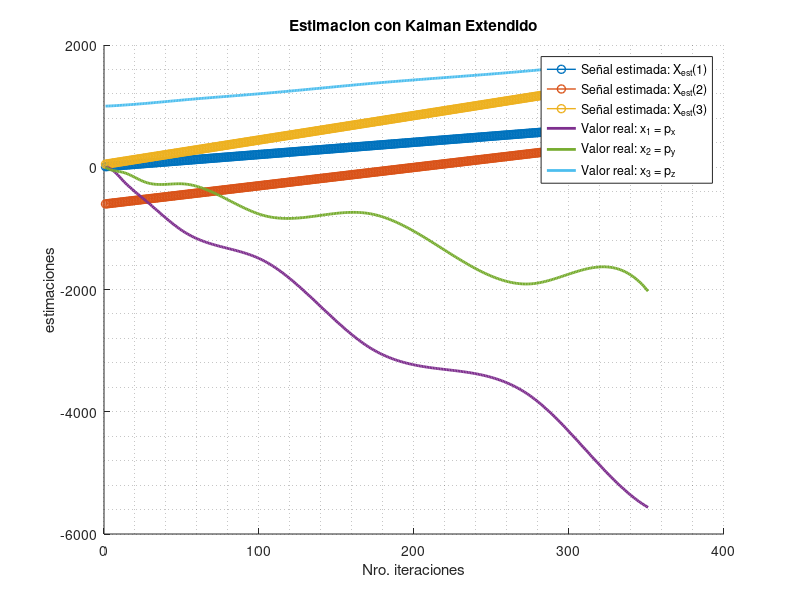

Write the MATLAB code that produced this figure.
clc; clear; close all;
global p1x p1y p1z p2x p2y p2z p3x p3y p3z p4x p4y p4z p5x p5y p5z p6x p6y p6z p7x p7y p7z p8x p8y p8z
%Problema 1
load('kalman_loc.mat')
[N, M] = size(p);
%     a: [351×3 double]
%     p: [351×3 double]
%     v: [351×3 double]

%p: posicion; v: velocidad;  a: aceleracion
T = 1;      %[s]
C = 3e8;

Fc = [0 0 0, 1 0 0, 0 0 0;
     0 0 0, 0 1 0, 0 0 0;
     0 0 0, 0 0 1, 0 0 0;%     
     0 0 0, 0 0 0, 1 0 0;
     0 0 0, 0 0 0, 0 1 0;
     0 0 0, 0 0 0, 0 0 1;%
     0 0 0, 0 0 0, 0 0 0;
     0 0 0, 0 0 0, 0 0 0;
     0 0 0, 0 0 0, 0 0 0 ];
 
q = diag([10^-2, 8e-3, 2e-5]);
      
Qc = zeros(size(Fc)); Qc(end-2:end, end-2:end) = q;

%Fd = eye(size(Fc)) + Fc*T + (Fc*T)^2/2 ;      Gd = eye(size(Fc));
Fd = eye(size(Fc)) + Fc*T + (Fc*T)^2/2 + (Fc*T)^3/3;      Gd = eye(size(Fc));

%Qd = Qc*T;
Qd = Qc*T + (Fc*Qc + 0.5*Qc*Fc')*T^2;

%asi para cada piy, es un lio, mejor definir el f y sacar de ahi

Sigma_p2 = 2500;    %[m^2]
Sigma_v2 = 25;      %[m^2/s^2]
Sigma_a2 = 1;       %[m^2/s^4]

Rd = eye(8,8)*Sigma_p2;

nu_k = sqrt(varw)*randn(8, N);
% 
% p1x = rp(1,1); p1y = rp(1,2); p1z = rp(1,3);
% p2x = rp(2,1); p2y = rp(2,2); p2z = rp(2,3);
% p3x = rp(3,1); p3y = rp(3,2); p3z = rp(3,3); 
% p4x = rp(4,1); p4y = rp(4,2); p4z = rp(4,3); 
% p5x = rp(5,1); p5y = rp(5,2); p5z = rp(5,3); 
% p6x = rp(6,1); p6y = rp(6,2); p6z = rp(6,3); 
% p7x = rp(7,1); p7y = rp(7,2); p7z = rp(7,3); 
% p8x = rp(8,1); p8y = rp(8,2); p8z = rp(8,3);
% 
% 
% yk_ = @(px, py, pz)([   sqrt( (px-p1x)^2 + (py-p1y)^2 + (pz - p1z)^2  )/C;
%                         sqrt( (px-p2x)^2 + (py-p2y)^2 + (pz - p2z)^2  )/C;
%                         sqrt( (px-p3x)^2 + (py-p3y)^2 + (pz - p3z)^2  )/C;
%                         sqrt( (px-p4x)^2 + (py-p4y)^2 + (pz - p4z)^2  )/C;
%                         sqrt( (px-p5x)^2 + (py-p5y)^2 + (pz - p5z)^2  )/C;
%                         sqrt( (px-p6x)^2 + (py-p6y)^2 + (pz - p6z)^2  )/C;
%                         sqrt( (px-p7x)^2 + (py-p7y)^2 + (pz - p7z)^2  )/C;
%                         sqrt( (px-p8x)^2 + (py-p8y)^2 + (pz - p8z)^2  )/C]);
% yk = zeros(8, N);
% for idx = 1:N
%     yk(:, idx) = yk_(p(idx,1), p(idx,2), p(idx,3));
% end
% yk = yk + nu_k;

yk = tau' + nu_k;

X0 = [10 ; -600 ; 50 ; 2 ; 3 ; 4 ; 0 ; 0 ; 0];
P0 = diag([10^5 10^5 10^5 10^3 10^3 10^3 0.9 0.9 0.9]);

%%

Y = yk;
%P0, 
Qk = Qd;
%X0, 
Fk = Fd;
Gk = Gd;
%Hk=  varia
Rk = Rd;

%function [x_est, innovaciones, Ks] = Kalman( Y, P0, Qk, X0, Fk, Gk ,Hk, Rk)

    N = length(Y);
    % n: cantidad de estados xk
    % m: dimensión del ruido del proceso vk
    % l: cantidad de ecuaciones de medición yk
    % x: Estados (nx1)
    % y: Ecuaciones de medición (lx1)
    % v: Ruido del proceso (mx1)
    % w: Ruido de medición (lx1)

    % F (nxn)             G (nxm)
    % H (lxn)             R (lxl)
    % Q (mxm)     P (nxn)         K (nxl)
    n = length(X0);
    [l, ~] = size(Y);
    


    Xk = X0;               %x_0/-1 = E[x0]
    Pk = P0;               %P_0/-1 = Cov[x - x0]

    innovaciones = zeros(l, N);
    x_est = zeros(n, N);
    %Ks = zeros(n, N);
   
    h = zeros(8,1);
    Hk = zeros(8,9);
    for k = 1:N
        
        
        for idx = 1:length(rp)
            %h()
           h(idx) = ( (Xk(1)- rp(idx, 1))^2 + (Xk(2) - rp(idx, 2))^2 + (Xk(3) - rp(idx, 3))^2 )/C;     
           %Hk = d h(x)/ dx
           Hk(idx, :) = [ Xk(1) - rp(idx, 1), Xk(2) - rp(idx, 2), Xk(3) - rp(idx, 3), zeros(1,6)]./( h(idx)*C^2 );
        end
        

        %Actualizacion:
        K = Pk*Hk'/(Hk*Pk*Hk' + Rk);  %Kk = P_k/k-1 H'_k/(H_k*P_k/k-1*H'_k + R_k)
        %K = Pk*Hk'*pinv(Hk*Pk*Hk' + Rk);  %Kk = P_k/k-1 H'_k/(H_k*P_k/k-1*H'_k + R_k)
        ek = Y(:,k) - Hk*Xk;            %ek = yk - H.X_k/k-1)
        Xk = Xk + K*ek;                 %Tiene que ser un proceso Blanco.
        Pk = (eye(n,n) - K*Hk)*Pk;      %P_k/k = (I - K_k*H_k)*P_k/k-1 

        %Almaceno datos:
        innovaciones(:, k) = ek;
        x_est(:, k) = Xk;
        %Ks(:, k) = K;

        %Prediccion:
        Xk = Fk*Xk;                 %X_k+1/k = f(X_k/k)
        
        Pk = Fk*Pk*Fk' + Gk*Qk*Gk'; %P_k+1/k = F_k*P_k/k*F'_k + G_k.Q_k.G'_k


    end
%end

figure()
    hold on
    plot(x_est(1,:),'-o', 'LineWidth', 1, 'DisplayName', 'Señal estimada: X_{est}(1)')
    plot(x_est(2,:),'-o', 'LineWidth', 1, 'DisplayName', 'Señal estimada: X_{est}(2)')
    plot(x_est(3,:),'-o', 'LineWidth', 1, 'DisplayName', 'Señal estimada: X_{est}(3)')
    
    %plot(yk, 'DisplayName', 'señal observada: y_k')
    
    plot(p(:, 1), 'LineWidth', 2, 'DisplayName', 'Valor real: x_1 = p_x')
    plot(p(:, 2), 'LineWidth', 2, 'DisplayName', 'Valor real: x_2 = p_y')
    plot(p(:, 3), 'LineWidth', 2, 'DisplayName', 'Valor real: x_3 = p_z')
    
    grid minor
    title("Estimacion con Kalman Extendido")
    xlabel("Nro. iteraciones")
    ylabel("estimaciones")
    legend show

